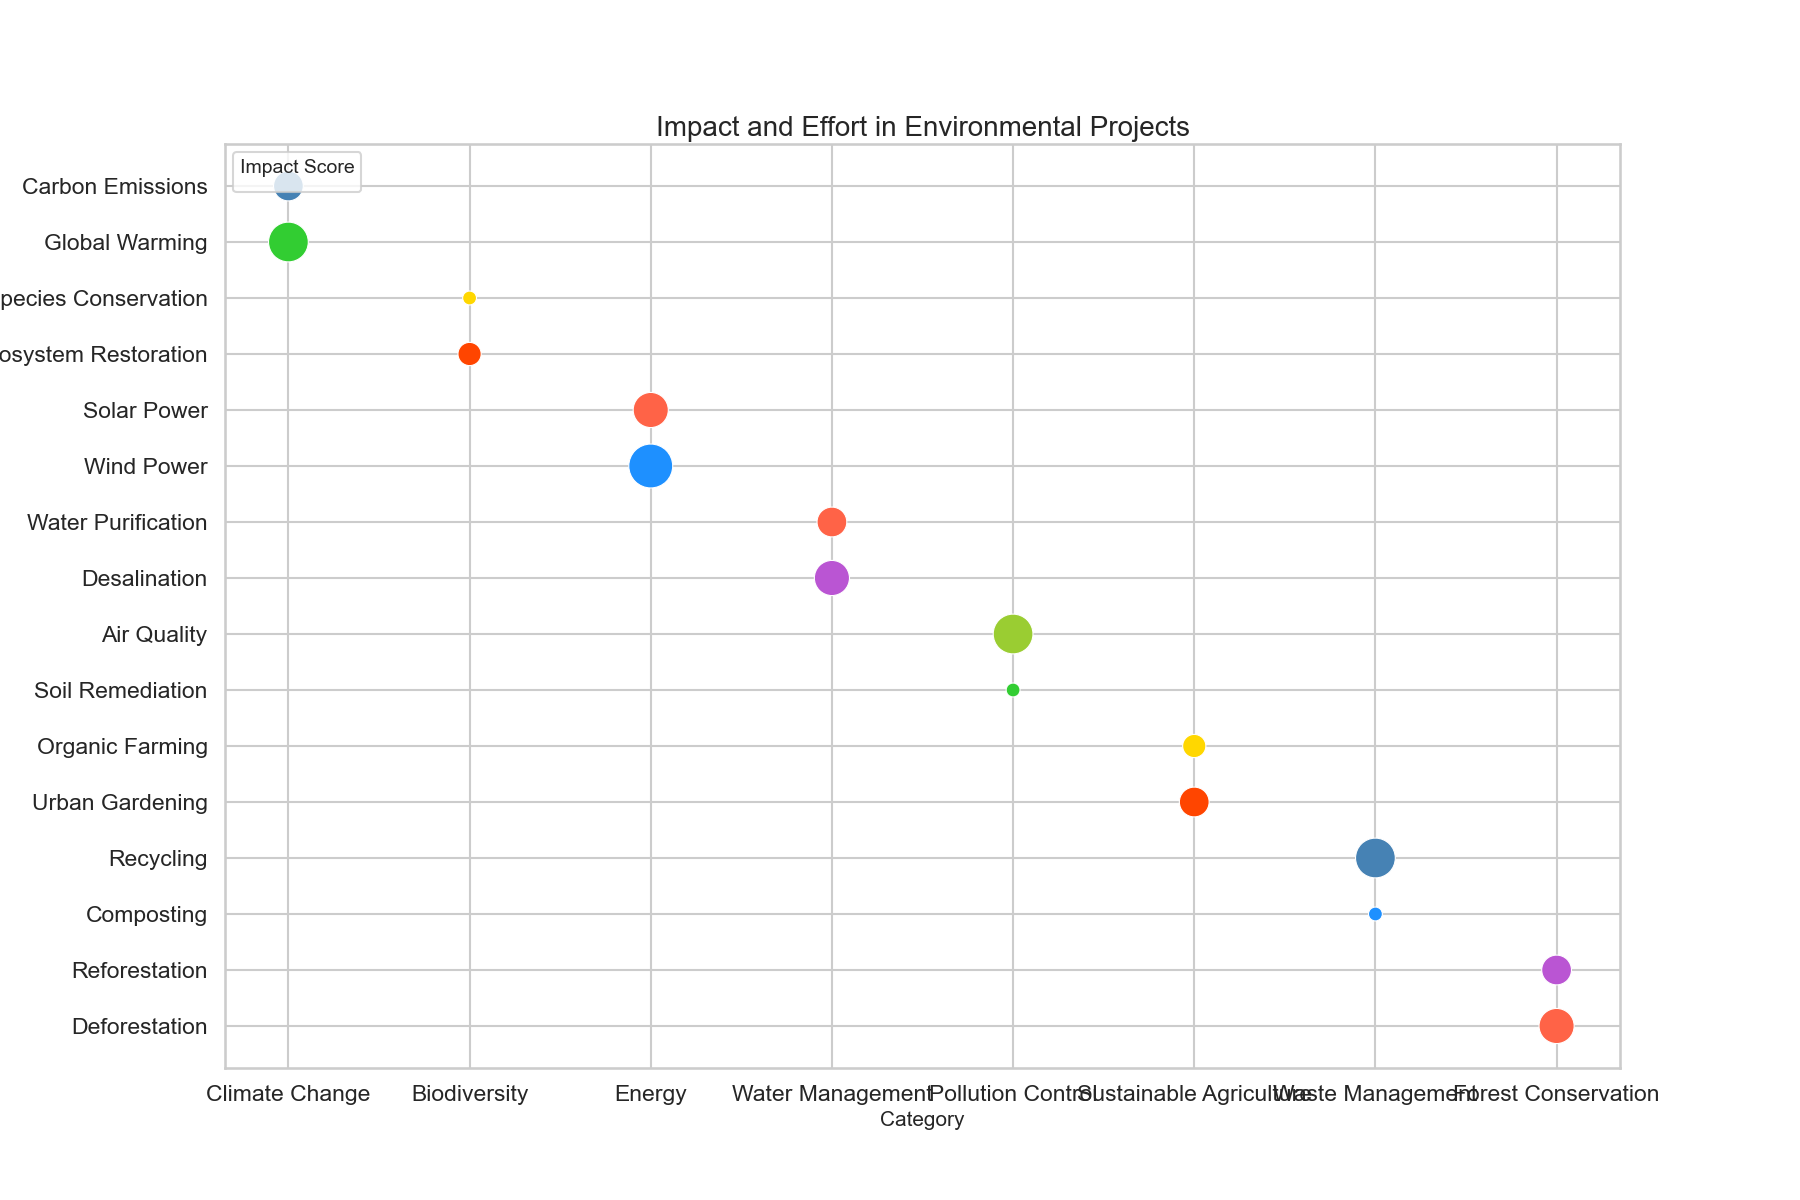

Write the Python code that produced this figure.

import seaborn as sns
import pandas as pd
import matplotlib.pyplot as plt

# Data for visualization
data = {
    'Category': ['Climate Change', 'Climate Change', 'Biodiversity', 'Biodiversity', 'Energy', 'Energy', 'Water Management', 'Water Management', 'Pollution Control', 'Pollution Control', 'Sustainable Agriculture', 'Sustainable Agriculture', 'Waste Management', 'Waste Management', 'Forest Conservation', 'Forest Conservation'],
    'Subcategory': ['Carbon Emissions', 'Global Warming', 'Species Conservation', 'Ecosystem Restoration', 'Solar Power', 'Wind Power', 'Water Purification', 'Desalination', 'Air Quality', 'Soil Remediation', 'Organic Farming', 'Urban Gardening', 'Recycling', 'Composting', 'Reforestation', 'Deforestation'],
    'ImpactScore': [85, 88, 90, 87, 92, 89, 84, 91, 86, 88, 90, 87, 93, 89, 91, 92],
    'EffortHours': [12, 14, 10, 11, 13, 15, 12, 13, 14, 10, 11, 12, 14, 10, 12, 13]
}

# Create DataFrame
df = pd.DataFrame(data)

# Create a Bubble Chart with Seaborn
plt.figure(figsize=(18, 12)) # Modified width and height
bubble = sns.scatterplot(data=df, x="Category", y="Subcategory", size="EffortHours", 
                         legend=False, sizes=(100, 1000), 
                         hue="ImpactScore", palette=["#FF6347", "#4682B4", "#9ACD32", "#FF4500", "#32CD32", "#1E90FF", "#FFD700", "#BA55D3"])

# Customizing the axes and title (with changed topic and headline)
plt.title("Impact and Effort in Environmental Projects", fontsize=20)
plt.xlabel("Category", fontsize=15)
plt.ylabel("Subcategory", fontsize=15)

# Adding legend
plt.legend(title="Impact Score", fontsize=12, title_fontsize=14, loc='upper left')

plt.show()
